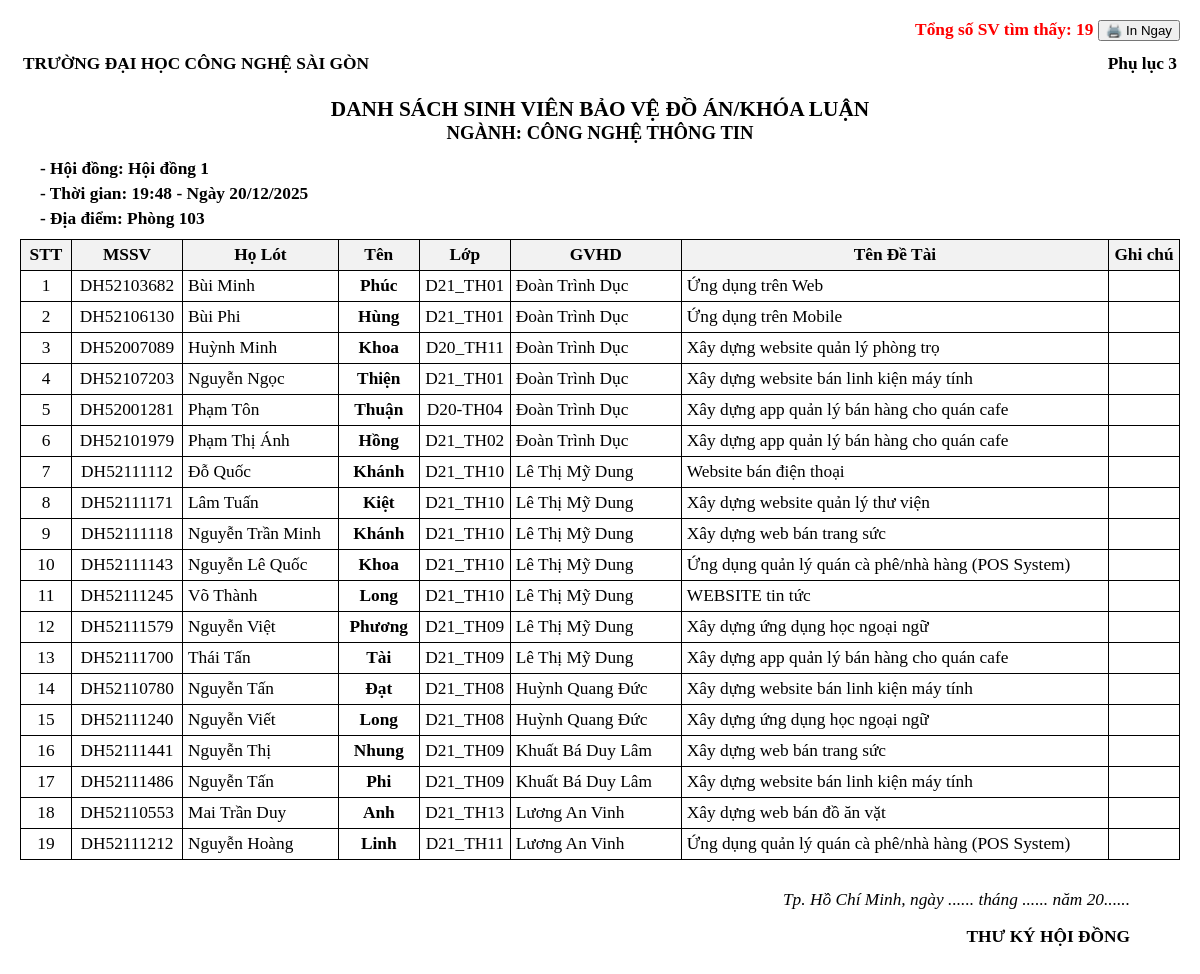
/in_danhsach_hoidong.php?id=8, run on the app's committed database.
### tables this page shows
CREATE TABLE IF NOT EXISTS `hoidong` (
  `id` int(11) NOT NULL AUTO_INCREMENT,
  `MaGV` varchar(10) DEFAULT NULL,
  `ten_hoidong` varchar(50) NOT NULL,
  `chu_tich` varchar(100) DEFAULT NULL,
  `thu_ky` varchar(100) DEFAULT NULL,
  `uy_vien1` varchar(100) DEFAULT NULL,
  `uy_vien2` varchar(100) DEFAULT NULL,
  `phong` varchar(20) DEFAULT NULL,
  `thoigian` datetime DEFAULT NULL,
  `ghi_chu` text,
  PRIMARY KEY (`id`),
  KEY `MaGV` (`MaGV`)
);

### in_danhsach_hoidong.php (the view, shortened to what this page needs)
<?php
require 'config.php';
$id = $_GET['id'] ?? null;
$stmt = $pdo->prepare("SELECT * FROM hoidong WHERE id = ?");
$stmt->execute([$id]);
$hd = $stmt->fetch();
$sql = "SELECT sv.MaSV, sv.HoTen, sv.Lop,
               n.ten_nhom, n.huong_de_tai,
               -- Ưu tiên lấy đề tài từ Nhóm, nếu không có thì lấy của Sinh viên
                COALESCE(n.huong_de_tai, sv.huong_de_tai) as de_tai_chinh_thuc,
               -- Lấy tên GVHD chuẩn nhất
               COALESCE(gv.HoTen, n.giang_vien_huong_dan_id, sv.gvhd) AS gvhd_final
        FROM danh_sach_sinh_vien sv
        JOIN phan_thuoc_nhom ptn ON sv.id = ptn.sinh_vien_id
        JOIN nhom n ON ptn.nhom_id = n.id
        LEFT JOIN giang_vien gv ON n.giang_vien_huong_dan_id = gv.MaGV
        WHERE n.id IN (
            -- Sub-query: Tìm tất cả các nhóm có dính dáng tới hội đồng này
            SELECT DISTINCT ptn2.nhom_id
            FROM danh_sach_sinh_vien sv2
            JOIN phan_thuoc_nhom ptn2 ON sv2.id = ptn2.sinh_vien_id
            WHERE sv2.hoidong_id = ?
        )
        ORDER BY n.id ASC, sv.MaSV ASC";
$stmt = $pdo->prepare($sql);
$stmt->execute([$id]);
$students = $stmt->fetchAll(PDO::FETCH_ASSOC);
function tachHoTen($full_name) {
    $parts = explode(' ', trim($full_name ?? ''));
    $ten = array_pop($parts);
    $ho_lot = implode(' ', $parts);
    return ['ho' => $ho_lot, 'ten' => $ten];
}
?>
<!DOCTYPE html>
<html lang="vi">
<head>
</head>
<body onload="window.print()">
    <div class="no-print" style="text-align: right; margin-bottom: 10px;">
        <span style="color: red; font-weight: bold;">Tổng số SV tìm thấy: <?= count($students) ?></span>
        <button onclick="window.print()">🖨️ In Ngay</button>
    </div>
    <table class="header-table">
        <tr>
            <td class="header-left">TRƯỜNG ĐẠI HỌC CÔNG NGHỆ SÀI GÒN</td>
            <td class="header-right">Phụ lục 3</td>
        </tr>
    </table>
    <div class="main-title">DANH SÁCH SINH VIÊN BẢO VỆ ĐỒ ÁN/KHÓA LUẬN</div>
    <div class="sub-title">NGÀNH: CÔNG NGHỆ THÔNG TIN</div>
    <div class="info-line">- Hội đồng: <?= htmlspecialchars($hd['ten_hoidong']) ?></div>
    <div class="info-line">- Thời gian: <?= date('H:i', strtotime($hd['thoigian'])) ?> - Ngày <?= date('d/m/Y', strtotime($hd['thoigian'])) ?></div>
    <div class="info-line">- Địa điểm: Phòng <?= htmlspecialchars($hd['phong']) ?></div>
    <table class="data-table">
        <thead>
            <tr>
                <th class="col-stt">STT</th>
                <th class="col-mssv">MSSV</th>
                <th>Họ Lót</th>
                <th style="width: 70px;">Tên</th>
                <th class="col-lop">Lớp</th>
                <th class="col-gv">GVHD</th>
                <th>Tên Đề Tài</th>
                <th class="col-note">Ghi chú</th>
            </tr>
        </thead>
        <tbody>
            <?php
            $stt = 1;
            foreach ($students as $sv):
                $name = tachHoTen($sv['HoTen']);
            ?>
            <tr>
                <td class="text-center"><?= $stt++ ?></td>
                <td class="text-center"><?= htmlspecialchars($sv['MaSV']) ?></td>
                <td><?= htmlspecialchars($name['ho']) ?></td>
                <td class="text-center" style="font-weight: bold;"><?= htmlspecialchars($name['ten']) ?></td>
                <td class="text-center"><?= htmlspecialchars($sv['Lop']) ?></td>
                <td><?= htmlspecialchars($sv['gvhd_final']) ?></td>
                <td><?= htmlspecialchars($sv['de_tai_chinh_thuc'] ?? '') ?></td>
                <td></td>
            </tr>
            <?php endforeach; ?>
        </tbody>
    </table>
    <div style="margin-top: 30px; text-align: right; padding-right: 50px;">
        <p><i>Tp. Hồ Chí Minh, ngày ...... tháng ...... năm 20......</i></p>
        <p><b>THƯ KÝ HỘI ĐỒNG</b></p>
    </div>
</body>
</html>

### in_danhsach_hoidong.php (style rules this page uses)
body { font-family: "Times New Roman", Times, serif; font-size: 13pt; margin: 0; padding: 20px; }
.header-table { width: 100%; border: none; margin-bottom: 20px; }
.header-left { text-align: left; font-weight: bold; text-transform: uppercase; }
.header-right { text-align: right; font-weight: bold; }
.main-title { text-align: center; font-weight: bold; font-size: 16pt; margin-top: 5px; text-transform: uppercase; }
.sub-title { text-align: center; font-weight: bold; font-size: 14pt; margin-bottom: 15px; text-transform: uppercase; }
.info-line { margin-bottom: 5px; font-weight: bold; margin-left: 20px; }
table.data-table { width: 100%; border-collapse: collapse; margin-top: 10px; }
table.data-table th, table.data-table td { border: 1px solid black; padding: 5px; vertical-align: middle; }
table.data-table th { background: #f2f2f2; text-align: center; font-weight: bold; }
.text-center { text-align: center; }
.col-stt { width: 40px; }
.col-mssv { width: 100px; }
.col-lop { width: 80px; }
.col-gv { width: 160px; }
.col-note { width: 60px; }

### data on the page
hoidong: ten_hoidong "Hội đồng 1", thoigian "19:48", thoigian "20/12/2025", phong "103"

### other printed values
count($students) "19"
$sv['MaSV'] "DH52103682"
$name['ho'] "Bùi Minh"
$name['ten'] "Phúc"
$sv['Lop'] "D21_TH01"
$sv['gvhd_final'] "Đoàn Trình Dục"
$sv['de_tai_chinh_thuc'] "Ứng dụng trên Web"
$sv['MaSV'] "DH52106130"
$name['ho'] "Bùi Phi"
$name['ten'] "Hùng"
$sv['de_tai_chinh_thuc'] "Ứng dụng trên Mobile"
$sv['MaSV'] "DH52007089"
$name['ho'] "Huỳnh Minh"
$name['ten'] "Khoa"
$sv['Lop'] "D20_TH11"
